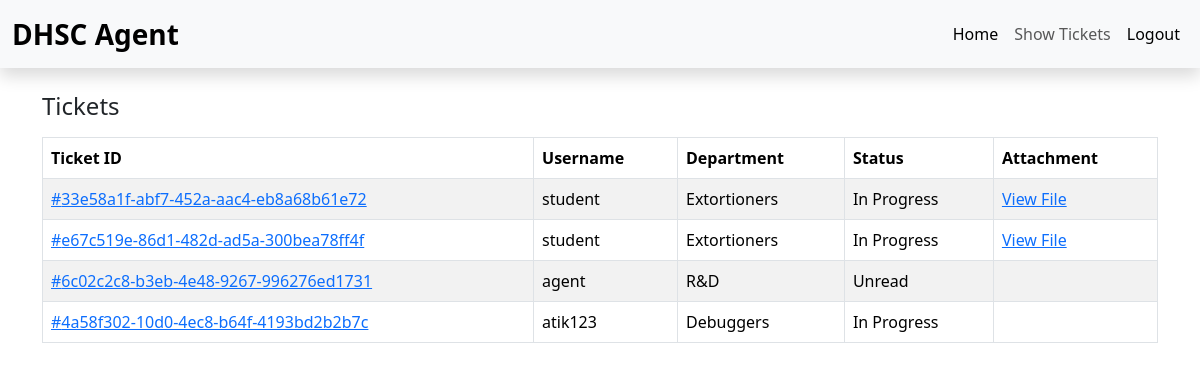
The app's page /tickets/show_all/ (signed in) with its own data.
### helpdesk/models.py (models this page shows, shortened)
class Ticket(models.Model):
    class TicketMode(models.TextChoices):
        ONLINE = "online", "Online"
        OFFLINE = "offline", "Offline"
    class TicketStatus(models.TextChoices):
        UNREAD = "unread", "Unread"
        IN_PROGRESS = "in_progress", "In Progress"
        COMPLETE = "complete", "Complete"
    ticket_id = models.BigAutoField(primary_key=True)
    user_ticket_id = models.UUIDField(default=uuid4, editable=False, null=True, unique=True)
    title = models.CharField(max_length=50)
    description = models.TextField()
    department = models.ForeignKey(Department, on_delete=models.PROTECT, related_name="tickets")
    attachment = models.FileField(upload_to="ticket_attachments/", blank=True, null=True)
    mode = models.CharField(
        max_length=10,
        choices=TicketMode.choices,
        default=TicketMode.ONLINE
    )
    status = models.CharField(
        max_length=20,
        choices=TicketStatus.choices,
        default=TicketStatus.UNREAD,
    )
    assiged_agent = models.ForeignKey(
        Student,
        on_delete=models.SET_NULL,
        null=True,
        blank=True,
        related_name="assigned_tickets",
        limit_choices_to={"is_agent": True},
    )
    created_by = models.ForeignKey(User, on_delete=models.CASCADE, related_name="tickets")
    created_at = models.DateTimeField(auto_now_add=True)
    class Meta:
        ordering = ["-created_at"]

class Department(models.Model):
    class DepartmentName(models.TextChoices):
        DEVELOPMENT = "Development", "Development"
        R_AND_D = "R&D", "R&D"
        DESIGN = "Design", "Design"
        DEBUGGERS = "Debuggers", "Debuggers"
        TESTERS = "Testers", "Testers"
        EXICUTIONERS = "Exicutioners", "Exicutioners"
        EXTORTIONERS = "Extortioners", "Extortioners"
    name = models.CharField(max_length=60, unique=True, choices=DepartmentName.choices)

### helpdesk/views.py (the view)
# urls.py: path('tickets/show_all/', views.ShowTicketsPage, name='show_tickets'),
@login_required(login_url="login")
def ShowTicketsPage(request):
    user = request.user
    student_profile = getattr(user, "student_profile", None)
    if user.is_superuser:
        tickets = Ticket.objects.select_related("created_by", "department", "assiged_agent").all()
    elif student_profile and student_profile.is_agent:
        tickets = Ticket.objects.select_related("created_by", "department", "assiged_agent").filter(
            assiged_agent=student_profile
        )
    else:
        tickets = Ticket.objects.select_related("created_by", "department", "assiged_agent").filter(
            created_by=user
        )
    return render(request, "show_tickets.html", {"tickets": tickets})

### helpdesk/templates/show_tickets.html
{% extends 'base.html' %}
{% block content %}
<div class="container mt-4">
    <div class="d-flex justify-content-between align-items-center mb-3">
        <h1 class="h4 mb-0">Tickets</h1>
    </div>
    <div class="table-responsive">
        <table class="table table-bordered table-striped align-middle">
            <thead>
                <tr>
                    <th>Ticket ID</th>
                    <th>Username</th>
                    <th>Department</th>
                    <th>Status</th>
                    <th>Attachment</th>
                </tr>
            </thead>
            <tbody>
                {% for ticket in tickets %}
                <tr>
                    <td>
                        {% if user.is_superuser %}
                        <a href="{% url 'manager_ticket' ticket.user_ticket_id %}">
                            #{{ ticket.user_ticket_id }}
                        </a>
                        {% else %}
                        <a href="{% url 'ticket_overview' ticket.user_ticket_id %}">
                            #{{ ticket.user_ticket_id }}
                        </a>
                        {% endif %}
                    </td>
                    <td>{{ ticket.created_by.username }}</td>
                    <td>{{ ticket.department.name }}</td>
                    <td>{{ ticket.get_status_display }}</td>
                    <td>
                        {% if ticket.attachment %}
                        <a href="{{ ticket.attachment.url }}" target="_blank">View File</a>
                        {% endif %}
                    </td>
                </tr>
                {% empty %}
                <tr>
                    <td colspan="5" class="text-center text-muted">No tickets found.</td>
                </tr>
                {% endfor %}
            </tbody>
        </table>
    </div>
</div>
{% endblock content%}

### records on screen
Ticket: user_ticket_id "33e58a1f-abf7-452a-aac4-eb8a68b61e72", created_by.username "student", department.name "Extortioners", status "In Progress"
Ticket: user_ticket_id "e67c519e-86d1-482d-ad5a-300bea78ff4f", created_by.username "student", department.name "Extortioners", status "In Progress"
Ticket: user_ticket_id "6c02c2c8-b3eb-4e48-9267-996276ed1731", created_by.username "agent", department.name "R&D", status "Unread"
Ticket: user_ticket_id "4a58f302-10d0-4ec8-b64f-4193bd2b2b7c", created_by.username "atik123", department.name "Debuggers", status "In Progress"
